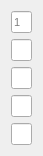
      <widget class="QWidget" name="layoutWidget_6">
       <property name="geometry">
        <rect>
         <x>490</x>
         <y>60</y>
         <width>31</width>
         <height>155</height>
        </rect>
       </property>
       <property name="font">
        <font>
         <pointsize>8</pointsize>
        </font>
       </property>
       <layout class="QVBoxLayout" name="verticalLayout_7">
        <item>
         <widget class="QLineEdit" name="FFR1">
          <property name="font">
           <font>
            <pointsize>8</pointsize>
           </font>
          </property>
          <property name="placeholderText">
           <string>1</string>
          </property>
         </widget>
        </item>
        <item>
         <widget class="QLineEdit" name="FFR2">
          <property name="font">
           <font>
            <pointsize>8</pointsize>
           </font>
          </property>
         </widget>
        </item>
        <item>
         <widget class="QLineEdit" name="FFR3">
          <property name="font">
           <font>
            <pointsize>8</pointsize>
           </font>
          </property>
         </widget>
        </item>
        <item>
         <widget class="QLineEdit" name="FFR4">
          <property name="font">
           <font>
            <pointsize>8</pointsize>
           </font>
          </property>
         </widget>
        </item>
        <item>
         <widget class="QLineEdit" name="FFR5">
          <property name="font">
           <font>
            <pointsize>8</pointsize>
           </font>
          </property>
         </widget>
        </item>
       </layout>
      </widget>
